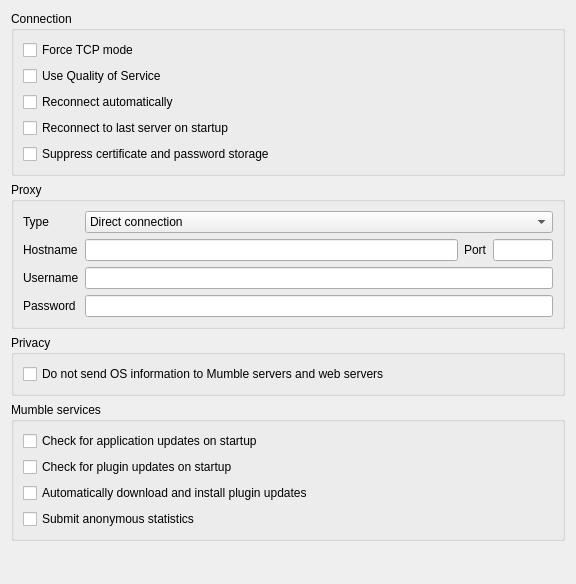
<?xml version="1.0" encoding="UTF-8"?>
<ui version="4.0">
 <class>NetworkConfig</class>
 <widget class="QWidget" name="NetworkConfig">
  <property name="geometry">
   <rect>
    <x>0</x>
    <y>0</y>
    <width>576</width>
    <height>584</height>
   </rect>
  </property>
  <property name="windowTitle">
   <string notr="true">Form</string>
  </property>
  <layout class="QVBoxLayout" name="verticalLayout_2">
   <item>
    <widget class="QGroupBox" name="qgbConnection">
     <property name="sizePolicy">
      <sizepolicy hsizetype="Preferred" vsizetype="Minimum">
       <horstretch>0</horstretch>
       <verstretch>0</verstretch>
      </sizepolicy>
     </property>
     <property name="title">
      <string>Connection</string>
     </property>
     <layout class="QVBoxLayout">
      <item>
       <widget class="QCheckBox" name="qcbTcpMode">
        <property name="toolTip">
         <string>Use TCP compatibility mode</string>
        </property>
        <property name="whatsThis">
         <string>&lt;b&gt;Enable TCP compatibility mode&lt;/b&gt;.&lt;br /&gt;This will make Mumble use only TCP when communicating with the server. This will increase overhead and cause lost packets to produce noticeable pauses in communication, so this should only be used if you are unable to use the default (which uses UDP for voice and TCP for control).</string>
        </property>
        <property name="text">
         <string>Force TCP mode</string>
        </property>
       </widget>
      </item>
      <item>
       <widget class="QCheckBox" name="qcbQoS">
        <property name="toolTip">
         <string>Enable QoS to prioritize packets</string>
        </property>
        <property name="whatsThis">
         <string>This will enable QoS, which will attempt to prioritize voice packets over other traffic.</string>
        </property>
        <property name="text">
         <string>Use Quality of Service</string>
        </property>
       </widget>
      </item>
      <item>
       <widget class="QCheckBox" name="qcbAutoReconnect">
        <property name="toolTip">
         <string>Reconnect when disconnected</string>
        </property>
        <property name="whatsThis">
         <string>&lt;b&gt;Reconnect when disconnected&lt;/b&gt;.&lt;br /&gt;This will make Mumble try to automatically reconnect after 10 seconds if your server connection fails.</string>
        </property>
        <property name="text">
         <string>Reconnect automatically</string>
        </property>
       </widget>
      </item>
      <item>
       <widget class="QCheckBox" name="qcbAutoConnect">
        <property name="toolTip">
         <string>Reconnect to last used server when starting Mumble</string>
        </property>
        <property name="text">
         <string>Reconnect to last server on startup</string>
        </property>
       </widget>
      </item>
      <item>
       <widget class="QCheckBox" name="qcbSuppressIdentity">
        <property name="toolTip">
         <string>Don't send certificate to server and don't save passwords. (Not saved).</string>
        </property>
        <property name="whatsThis">
         <string>&lt;b&gt;This will suppress identity information from the client.&lt;/b&gt;&lt;p&gt;The client will not identify itself with a certificate, even if defined, and will not cache passwords for connections. This is primarily a test-option and is not saved.&lt;/p&gt;</string>
        </property>
        <property name="text">
         <string>Suppress certificate and password storage</string>
        </property>
       </widget>
      </item>
     </layout>
    </widget>
   </item>
   <item>
    <widget class="QGroupBox" name="qgbProxy">
     <property name="sizePolicy">
      <sizepolicy hsizetype="Expanding" vsizetype="Minimum">
       <horstretch>0</horstretch>
       <verstretch>0</verstretch>
      </sizepolicy>
     </property>
     <property name="title">
      <string>Proxy</string>
     </property>
     <layout class="QGridLayout">
      <item row="0" column="0">
       <widget class="QLabel" name="qlType">
        <property name="text">
         <string>Type</string>
        </property>
       </widget>
      </item>
      <item row="0" column="1" colspan="3">
       <widget class="MUComboBox" name="qcbType">
        <property name="sizePolicy">
         <sizepolicy hsizetype="Preferred" vsizetype="Fixed">
          <horstretch>0</horstretch>
          <verstretch>0</verstretch>
         </sizepolicy>
        </property>
        <property name="toolTip">
         <string>Type of proxy to connect through</string>
        </property>
        <property name="whatsThis">
         <string>&lt;b&gt;Type of proxy to connect through.&lt;/b&gt;&lt;br /&gt;This makes Mumble connect through a proxy for all outgoing connections. Note: Proxy tunneling forces Mumble into TCP compatibility mode, causing all voice data to be sent via the control channel.</string>
        </property>
        <item>
         <property name="text">
          <string>Direct connection</string>
         </property>
        </item>
        <item>
         <property name="text">
          <string>HTTP(S) proxy</string>
         </property>
        </item>
        <item>
         <property name="text">
          <string>SOCKS5 proxy</string>
         </property>
        </item>
       </widget>
      </item>
      <item row="1" column="0">
       <widget class="QLabel" name="qlHostname">
        <property name="text">
         <string>Hostname</string>
        </property>
        <property name="alignment">
         <set>Qt::AlignLeading|Qt::AlignLeft|Qt::AlignVCenter</set>
        </property>
       </widget>
      </item>
      <item row="1" column="1">
       <widget class="QLineEdit" name="qleHostname">
        <property name="sizePolicy">
         <sizepolicy hsizetype="Expanding" vsizetype="Fixed">
          <horstretch>0</horstretch>
          <verstretch>0</verstretch>
         </sizepolicy>
        </property>
        <property name="toolTip">
         <string>Hostname of the proxy</string>
        </property>
        <property name="whatsThis">
         <string>&lt;b&gt;Hostname of the proxy.&lt;/b&gt;&lt;br /&gt;This field specifies the hostname of the proxy you wish to tunnel network traffic through.</string>
        </property>
        <property name="text">
         <string/>
        </property>
       </widget>
      </item>
      <item row="1" column="2">
       <widget class="QLabel" name="qlPort">
        <property name="sizePolicy">
         <sizepolicy hsizetype="Preferred" vsizetype="Preferred">
          <horstretch>0</horstretch>
          <verstretch>0</verstretch>
         </sizepolicy>
        </property>
        <property name="minimumSize">
         <size>
          <width>0</width>
          <height>0</height>
         </size>
        </property>
        <property name="text">
         <string>Port</string>
        </property>
       </widget>
      </item>
      <item row="1" column="3">
       <widget class="QLineEdit" name="qlePort">
        <property name="sizePolicy">
         <sizepolicy hsizetype="Minimum" vsizetype="Fixed">
          <horstretch>0</horstretch>
          <verstretch>0</verstretch>
         </sizepolicy>
        </property>
        <property name="minimumSize">
         <size>
          <width>20</width>
          <height>0</height>
         </size>
        </property>
        <property name="maximumSize">
         <size>
          <width>60</width>
          <height>16777215</height>
         </size>
        </property>
        <property name="toolTip">
         <string>Port number of the proxy</string>
        </property>
        <property name="whatsThis">
         <string>&lt;b&gt;Port number of the proxy.&lt;/b&gt;&lt;br /&gt;This field specifies the port number that the proxy expects connections on.</string>
        </property>
        <property name="inputMask">
         <string/>
        </property>
        <property name="text">
         <string/>
        </property>
        <property name="maxLength">
         <number>5</number>
        </property>
       </widget>
      </item>
      <item row="2" column="0">
       <widget class="QLabel" name="qlUsername">
        <property name="text">
         <string>Username</string>
        </property>
       </widget>
      </item>
      <item row="2" column="1" colspan="3">
       <widget class="QLineEdit" name="qleUsername">
        <property name="toolTip">
         <string>Username for proxy authentication</string>
        </property>
        <property name="whatsThis">
         <string>&lt;b&gt;Username for proxy authentication.&lt;/b&gt;&lt;br /&gt;This specifies the username you use for authenticating yourself with the proxy. In case the proxy does not use authentication, or you want to connect anonymously, simply leave this field blank.</string>
        </property>
       </widget>
      </item>
      <item row="3" column="0">
       <widget class="QLabel" name="qlPassword">
        <property name="text">
         <string>Password</string>
        </property>
       </widget>
      </item>
      <item row="3" column="1" colspan="3">
       <widget class="QLineEdit" name="qlePassword">
        <property name="toolTip">
         <string>Password for proxy authentication</string>
        </property>
        <property name="whatsThis">
         <string>&lt;b&gt;Password for proxy authentication.&lt;/b&gt;&lt;br /&gt;This specifies the password you use for authenticating yourself with the proxy. In case the proxy does not use authentication, or you want to connect anonymously, simply leave this field blank.</string>
        </property>
        <property name="inputMask">
         <string/>
        </property>
        <property name="text">
         <string/>
        </property>
        <property name="echoMode">
         <enum>QLineEdit::Password</enum>
        </property>
       </widget>
      </item>
     </layout>
    </widget>
   </item>
   <item>
    <widget class="QGroupBox" name="qgbPrivacy">
     <property name="title">
      <string>Privacy</string>
     </property>
     <layout class="QVBoxLayout" name="verticalLayout_4">
      <item>
       <widget class="QCheckBox" name="qcbHideOS">
        <property name="toolTip">
         <string>Prevent OS information being sent to Mumble servers and web servers</string>
        </property>
        <property name="whatsThis">
         <string>&lt;b&gt;Don't send OS information to servers&lt;/b&gt;&lt;br/&gt;
Prevents the client from sending potentially identifying information about the operating system to the Mumble server and web servers.</string>
        </property>
        <property name="text">
         <string>Do not send OS information to Mumble servers and web servers</string>
        </property>
       </widget>
      </item>
     </layout>
    </widget>
   </item>
   <item>
    <widget class="QGroupBox" name="qgbServices">
     <property name="title">
      <string>Mumble services</string>
     </property>
     <layout class="QVBoxLayout" name="verticalLayout">
      <item>
       <widget class="QCheckBox" name="qcbAutoUpdate">
        <property name="toolTip">
         <string>Check for new releases of Mumble automatically.</string>
        </property>
        <property name="whatsThis">
         <string>This will check for new releases of Mumble every time you start the program, and notify you if one is available.</string>
        </property>
        <property name="text">
         <string>Check for application updates on startup</string>
        </property>
       </widget>
      </item>
      <item>
       <widget class="QCheckBox" name="qcbPluginUpdateCheck">
        <property name="toolTip">
         <string>Check for new releases of plugins automatically.</string>
        </property>
        <property name="whatsThis">
         <string>This will check for new releases of plugins every time you start the program, and download them automatically.</string>
        </property>
        <property name="text">
         <string>Check for plugin updates on startup</string>
        </property>
       </widget>
      </item>
      <item>
       <widget class="QCheckBox" name="qcbPluginAutoUpdate">
        <property name="text">
         <string>Automatically download and install plugin updates</string>
        </property>
       </widget>
      </item>
      <item>
       <widget class="QCheckBox" name="qcbUsage">
        <property name="toolTip">
         <string>Submit anonymous statistics to the Mumble project</string>
        </property>
        <property name="whatsThis">
         <string>&lt;b&gt;Submit anonymous statistics.&lt;/b&gt;&lt;br /&gt;Mumble has a small development team, and as such needs to focus its development where it is needed most. By submitting a bit of statistics you help the project determine where to focus development.</string>
        </property>
        <property name="text">
         <string>Submit anonymous statistics</string>
        </property>
       </widget>
      </item>
     </layout>
    </widget>
   </item>
   <item>
    <spacer>
     <property name="orientation">
      <enum>Qt::Vertical</enum>
     </property>
     <property name="sizeType">
      <enum>QSizePolicy::Expanding</enum>
     </property>
     <property name="sizeHint" stdset="0">
      <size>
       <width>20</width>
       <height>40</height>
      </size>
     </property>
    </spacer>
   </item>
  </layout>
 </widget>
 <customwidgets>
  <customwidget>
   <class>MUComboBox</class>
   <extends>QComboBox</extends>
   <header>widgets/MUComboBox.h</header>
  </customwidget>
 </customwidgets>
 <resources/>
 <connections/>
</ui>
